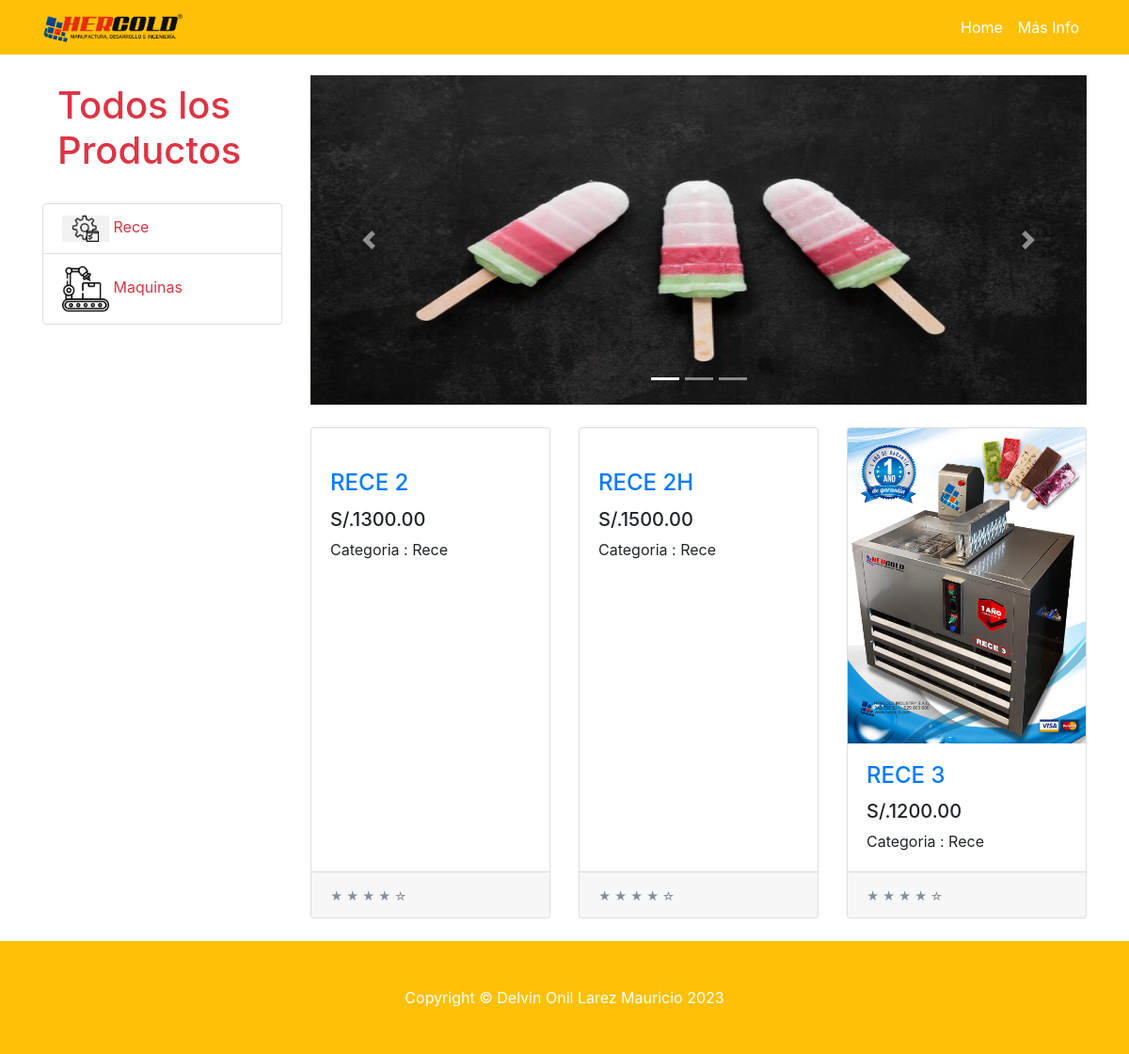
The app's page /aplicacion/rece with its own data.
### aplicacion/models.py (models this page shows, shortened)
class Producto(models.Model):
    categoria= models.ForeignKey(Categoria, on_delete=models.CASCADE)
    nombre= models.CharField(max_length=200)
    precio=models.DecimalField(max_digits=6,decimal_places=2)
    stock=models.IntegerField(default=0)
    pub_date= models.DateTimeField("date published")
    imagen = models.ImageField(upload_to="productos", null=True)
    descripcion = models.TextField(null=True)

class Categoria(models.Model):
    nombre= models.CharField(max_length=100)
    pub_date= models.DateTimeField("Fecha de registro",auto_now_add=True)

### aplicacion/views.py (the view)
# urls.py: path('rece',views.rece,name='rece'),
def rece(request):
    product_list=Producto.objects.order_by('nombre')
    context={'product_list': product_list}
    return render(request, 'rece.html', context)

### aplicacion/templates/rece.html (shortened to what this page needs)
{% extends "layout.html" %}
{% load static %}
{% block content %}
<div id="carouselExampleIndicators" class="carousel slide my-4" data-ride="carousel">
    <ol class="carousel-indicators">
      <li data-target="#carouselExampleIndicators" data-slide-to="0" class="active"></li>
      <li data-target="#carouselExampleIndicators" data-slide-to="1"></li>
      <li data-target="#carouselExampleIndicators" data-slide-to="2"></li>
    </ol>
    <div class="carousel-inner" role="listbox">
      <div class="carousel-item active">
        <img class="d-block img-fluid" src="{% static 'img/h1.jpg' %}" alt="First slide"  >
      </div>
    </div>
    <a class="carousel-control-prev" href="#carouselExampleIndicators" role="button" data-slide="prev">
      <span class="carousel-control-prev-icon" aria-hidden="true"></span>
    </a>
    <a class="carousel-control-next" href="#carouselExampleIndicators" role="button" data-slide="next">
      <span class="carousel-control-next-icon" aria-hidden="true"></span>
    </a>
  </div>
  <div class="row">
    {% for prod in product_list %}
    {% if prod.categoria.nombre == "Rece" %}
    <div class="col-lg-4 col-md-6 mb-4">
      <div class="card h-100">
        <a href="javascript:void(0);" class="card-link" data-toggle="modal" data-target="#myModal{{prod.id}}">
          <img class="card-img-top" src="{{prod.imagen.url}}" alt="">
        </a>
        <div class="card-body">
          <h4 class="card-title">
            <a href="javascript:void(0);" class="card-link" data-toggle="modal" data-target="#myModal{{prod.id}}">
              {{prod.nombre}}
            </a>
          </h4>
          <h5>S/.{{prod.precio}}</h5>
          <p class="card-text">Categoria : {{prod.categoria.nombre}}</p>
        </div>
        <div class="card-footer">
          <small class="text-muted">&#9733; &#9733; &#9733; &#9733; &#9734;</small>
        </div>
      </div>
    </div>
    {% endif %}
    {% endfor %}
  </div>
  {% endblock content %}

### aplicacion/static/css/shop.css (style rules this page uses)
body { padding-top: 54px; }
@media (min-width: 992px) { body { padding-top: 56px; } }

### aplicacion/templates/rece.html (style rules this page uses)
.carousel-item img { width: 900px; height: 350px; }

### records on screen
Producto: nombre "RECE 2", precio "1300.00", categoria.nombre "Rece"
Producto: nombre "RECE 2H", precio "1500.00", categoria.nombre "Rece"
Producto: imagen (picture), nombre "RECE 3", precio "1200.00", categoria.nombre "Rece"
